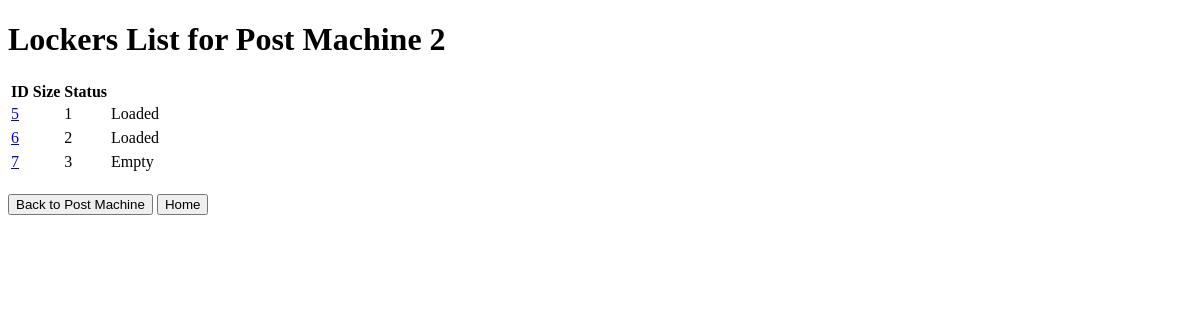
Before: /post_machine/2/lockers/ (signed in) with the older database file.
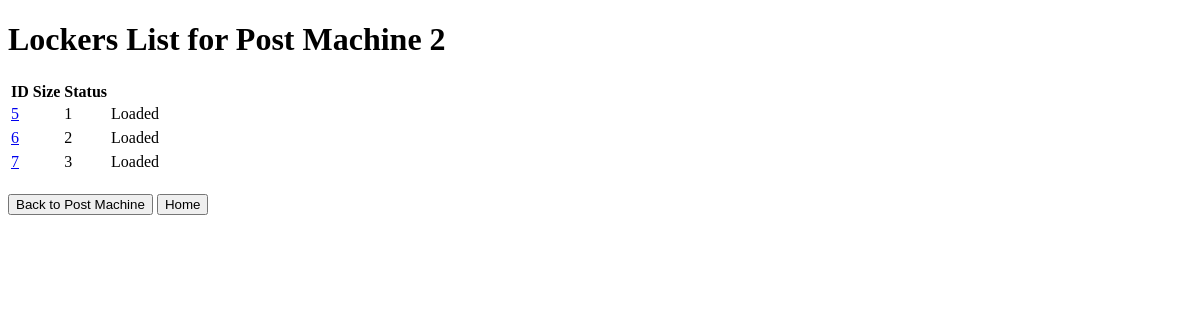
After: the same page with the newer database file.
### post_machine/models.py (models this page shows, shortened)
class Locker(models.Model):
    size = models.PositiveSmallIntegerField()
    post_machine = models.ForeignKey(PostMachine, on_delete=models.CASCADE, related_name='lockers')
    status = models.BooleanField(default=False)

### post_machine/views.py (the view)
# urls.py: path('<int:post_machine_id>/lockers/', post_machine.views.lockers_view, name='lockers'),
@user_passes_test(is_superuser, login_url='/login/')
def lockers_view(request, post_machine_id):
    post_machine = PostMachine.objects.get(pk=post_machine_id)
    if post_machine is None:
        return HttpResponse(f"Cannot find a post machine with id {post_machine}.")
    lockers = post_machine.lockers.all()
    if lockers is None:
        return HttpResponse(f"Cannot find any locker in the post machine {post_machine_id}.")
    return render(request, 'lockers_list.html', {'post_machine': post_machine, 'lockers': lockers})

### utils.py (called while the page is built)
def is_superuser(user):
    return user.is_superuser

### templates/lockers_list.html (shortened to what this page needs)
<!DOCTYPE html>
<html>
<head>
</head>
<body>
    {% if not lockers %}
        <p>No lockers found.</p>
    {% else %}
        <h1>Lockers List for Post Machine {{ post_machine.id }}</h1>
        <table>
            <thead>
                <tr>
                    <th>ID</th>
                    <th>Size</th>
                    <th>Status</th>
                </tr>
            </thead>
            <tbody>
                {% for locker in lockers %}
                    <tr>
                        <td><a href="/post_machine/{{ post_machine.id }}/lockers/{{ locker.id }}">{{ locker.id }}</a><td>
                        <td>{{ locker.size }}</td>
                        <td>{% if locker.status %}
                                Loaded
                            {% else %}
                                Empty
                            {% endif %}</td>
                    <tr>
                {% endfor %}
            </tbody>
        </table>
    {% endif %}<br>
    <a href="/post_machine/{{ post_machine.id }}/"><button>Back to Post Machine</button></a>
    <a href="/"><button>Home</button></a>
</body>
</html>

Changed rows visible on the page:
changed Locker id 7: status "Empty" → "Loaded"
